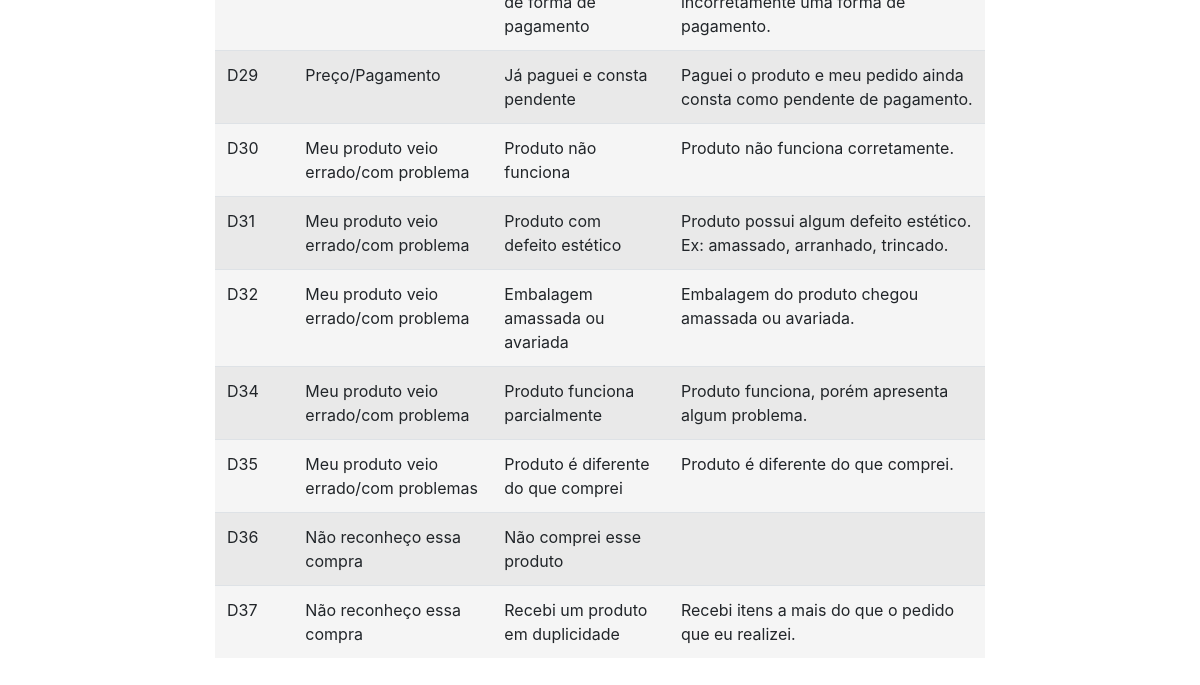
The page /listagem (signed in, lower part) on the database as committed earlier.
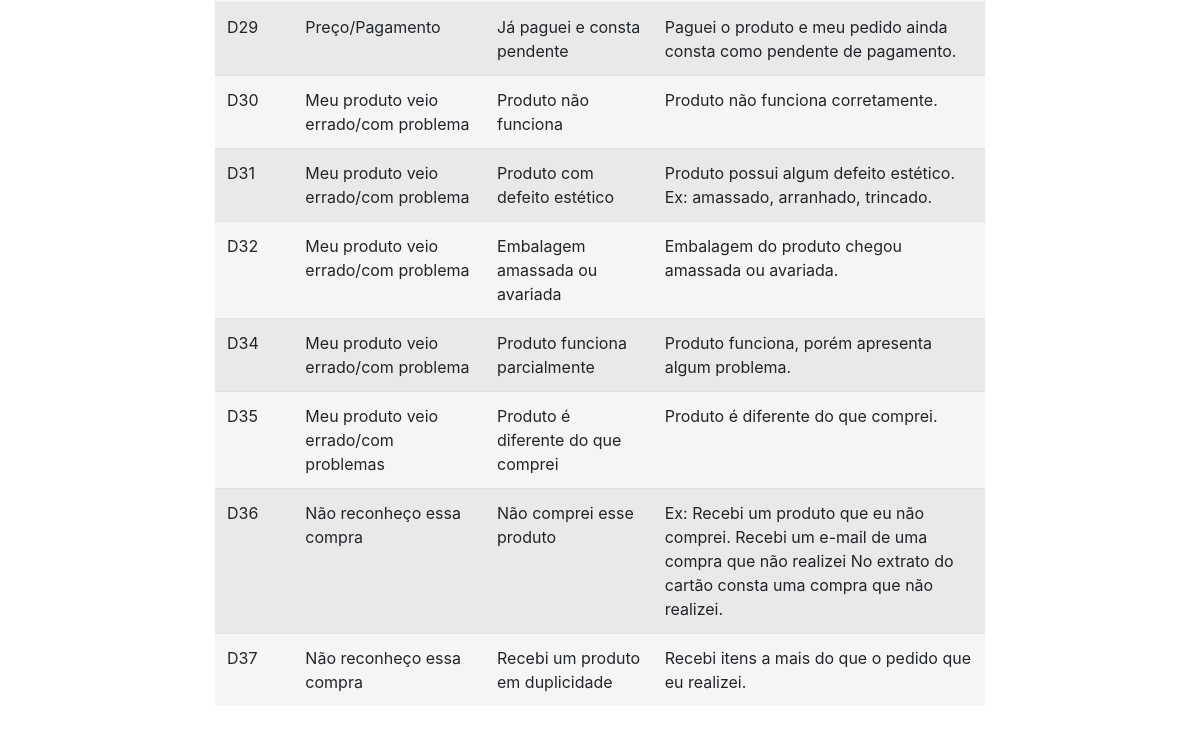
The same page on the database as committed later.
### app/models/tables.py (models this page shows, shortened)
class Motivos(db.Model):
    __tablename__ = "motivos"
    codigo = db.Column(db.String, primary_key = True)
    macro = db.Column(db.String)
    micro = db.Column(db.String)
    explicacao = db.Column(db.String)
    exemplo = db.Column(db.String)
    page = db.Column(db.String)

### app/controllers/default.py (the view)
@app.route('/listagem')
@login_required
def listagem():
    lista = []
    listagem = Motivos.query.all()
    for list in listagem:
        lista.append(list)
    return render_template('listagem2.html', post=listagem)

### app/controllers/default.py (called while the page is built)
@lm.user_loader
def load_user(id):
    return User.query.filter_by(id=id).first()

### app/models/tables.py (called while the page is built)
    @property
    def is_authenticated(self):
        return True

### app/templates/listagem2.html (shortened to what this page needs)
{% extends 'base.html' %}
{% block content %}
<div class="listagem">
  <div class="items-grid3">
    <table class="table table-striped">
    {% for list in post %}
    <tr>
      <td>{{list.codigo}} </td>
      <td>{{list.macro}}</td>
      <td>{{list.micro}}</td>
      <td>{{list.explicacao}}</td>
    </tr>
    {% endfor %}
  </table>
    <br>
  </div>
</div>
{% endblock %}

### app/templates/base.html (shortened to what this page needs)
<!doctype html>
<html lang="pt-br">
<head>
    <link rel="stylesheet" href="{{ url_for('static', filename= 'css/style.css') }}">
    <link rel="stylesheet" href="https://stackpath.bootstrapcdn.com/bootstrap/4.3.1/css/bootstrap.min.css"
>
    <link href="{{url_for('static',filename='css/bootstrap.min.css') }}" rel="stylesheet">
</head>
<body>
    <div class="container-fluid">
    {% block content %}
    {% endblock %}
    </div>
</body>
</html>

### app/static/css/style.css (style rules this page uses)
body, ul, li, p { margin: 0px; padding: 0px; list-style: none; font-size: 1.2rem; font-family: "Montserrat", sans-serif; }
body { background: #E0E7E7; background-image: url('/static/img/111.png'); background-repeat: no-repeat; background-position-x: 55vw; background-position-y: 10vw; }
.items-grid3 { display: grid; grid-template-columns: 1fr; gap: 16px; }
.listagem { margin: 40px 200px auto 200px; }
table { background-color: whitesmoke; }

Rows that differ between the two databases and show on the page:
changed Motivos "Não comprei esse produto": explicacao (not shown) → "Ex: Recebi um produto que eu não comprei. Recebi um e-mail de uma compra que não realizei No extrato do cartão consta uma compra que não realizei."
